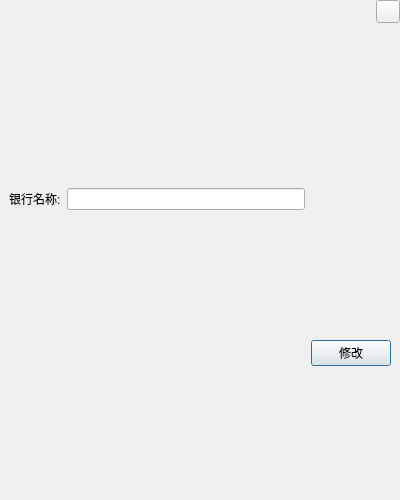
<?xml version="1.0" encoding="UTF-8"?>
<ui version="4.0">
 <class>FrmBankTypeEdit</class>
 <widget class="QDialog" name="FrmBankTypeEdit">
  <property name="geometry">
   <rect>
    <x>0</x>
    <y>0</y>
    <width>400</width>
    <height>500</height>
   </rect>
  </property>
  <property name="windowTitle">
   <string>Dialog</string>
  </property>
  <layout class="QGridLayout" name="gridLayout_3" rowstretch="1,9">
   <property name="leftMargin">
    <number>0</number>
   </property>
   <property name="topMargin">
    <number>0</number>
   </property>
   <property name="rightMargin">
    <number>0</number>
   </property>
   <property name="bottomMargin">
    <number>0</number>
   </property>
   <item row="0" column="0">
    <widget class="QWidget" name="widget" native="true">
     <layout class="QHBoxLayout" name="horizontalLayout">
      <property name="topMargin">
       <number>0</number>
      </property>
      <property name="rightMargin">
       <number>0</number>
      </property>
      <property name="bottomMargin">
       <number>0</number>
      </property>
      <item>
       <widget class="QLabel" name="labTitle">
        <property name="text">
         <string/>
        </property>
       </widget>
      </item>
      <item>
       <spacer name="horizontalSpacer">
        <property name="orientation">
         <enum>Qt::Horizontal</enum>
        </property>
        <property name="sizeHint" stdset="0">
         <size>
          <width>40</width>
          <height>20</height>
         </size>
        </property>
       </spacer>
      </item>
      <item>
       <widget class="QWidget" name="widget_3" native="true">
        <layout class="QGridLayout" name="gridLayout">
         <property name="leftMargin">
          <number>0</number>
         </property>
         <property name="topMargin">
          <number>0</number>
         </property>
         <property name="rightMargin">
          <number>0</number>
         </property>
         <property name="bottomMargin">
          <number>0</number>
         </property>
         <item row="0" column="0">
          <widget class="QToolButton" name="toolButton">
           <property name="text">
            <string/>
           </property>
          </widget>
         </item>
         <item row="1" column="0">
          <spacer name="verticalSpacer">
           <property name="orientation">
            <enum>Qt::Vertical</enum>
           </property>
           <property name="sizeHint" stdset="0">
            <size>
             <width>20</width>
             <height>40</height>
            </size>
           </property>
          </spacer>
         </item>
        </layout>
       </widget>
      </item>
     </layout>
    </widget>
   </item>
   <item row="1" column="0">
    <widget class="QWidget" name="widget_2" native="true">
     <layout class="QGridLayout" name="gridLayout_2">
      <item row="0" column="1">
       <widget class="QLineEdit" name="editName"/>
      </item>
      <item row="3" column="2">
       <widget class="QPushButton" name="btnEdit">
        <property name="text">
         <string>修改</string>
        </property>
       </widget>
      </item>
      <item row="0" column="0">
       <widget class="QLabel" name="label_2">
        <property name="text">
         <string>银行名称:</string>
        </property>
       </widget>
      </item>
     </layout>
    </widget>
   </item>
  </layout>
 </widget>
 <resources/>
 <connections/>
</ui>
